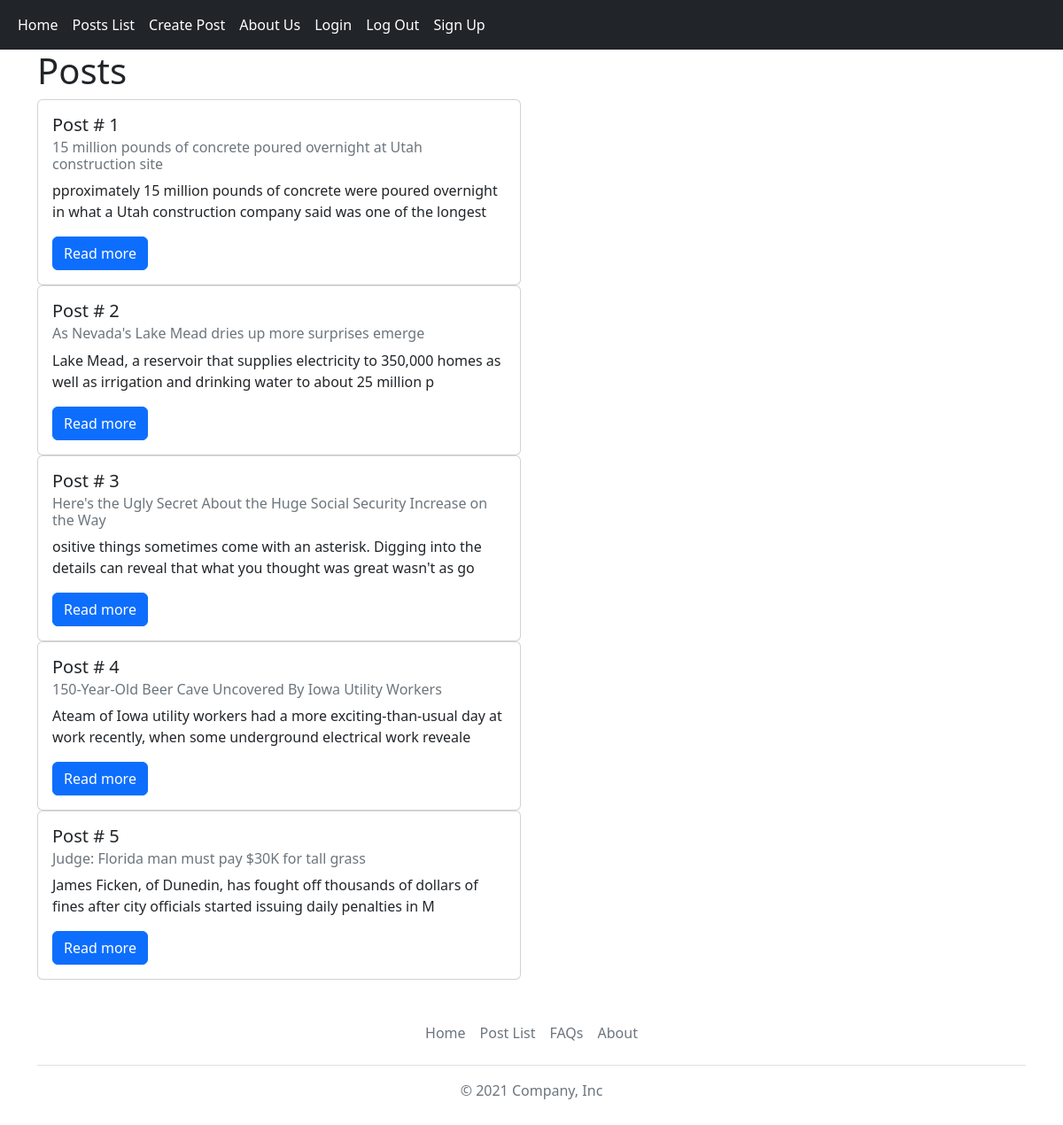
/posts/, run on the app's committed database.
### posts/models.py (models this page shows, shortened)
class Post(models.Model):
    title = models.CharField(max_length=128)
    subtitle = models.CharField(max_length=128)
    author = models.ForeignKey(
        get_user_model(),
        on_delete=models.CASCADE
    )
    body = models.TextField()
    created_on = models.DateTimeField(auto_now_add=True)

### posts/views.py (the view)
# urls.py: path('', PostListView.as_view(), name='post_list'),
class PostListView(ListView):
    template_name = "posts/list.html"
    model = Post

### templates/posts/list.html (shortened to what this page needs)
{% extends 'base.html' %}
{% block content %}
<h1>Posts</h1>
<div class="row">
     <div class="col-sm-6">
        {% for post in post_list %}
            <div class="card">
                <div class="card-body">
                    <h5 class="card-title">Post # {{ post.id }}</h5>
                    <h6 class="card-subtitle mb-2 text-muted">{{ post.title }}</h6>
                    <p class="card-text">{{ post.subtitle|truncatechars:500 }}</p>
                    <a href="{% url 'post_detail' post.id %}" class="btn btn-primary">Read more</a>
                </div>
            </div>
        {% endfor %}
    </div>
  </div>
{% endblock content %}

### templates/base.html (shortened to what this page needs)
{% load static %}
<!DOCTYPE html>
<html lang="en">
<head>
    <link href="https://cdn.jsdelivr.net/npm/bootstrap@5.2.0-beta1/dist/css/bootstrap.min.css"
        rel="stylesheet"
>
    <link rel="stylesheet" href="/static/css/base.css">
</head>
<body>
    <nav class="navbar navbar-expand-lg navbar-dark bg-dark">
        <div class="container-fluid">
          <div class="collapse navbar-collapse" id="navbarNav">
            <ul class="navbar-nav">
              <li class="nav-item">
                <a class="nav-link active" aria-current="page" href="{% url 'home' %}">Home</a>
              </li>
              <li class="nav-item">
                <a class="nav-link active" aria-current="page" href="{% url 'post_list' %}">Posts List </a>
              </li>
              <li class="nav-item">
                <a class="nav-link active" aria-current="page" href="{% url 'post_new' %}">Create Post </a>
              </li>
              <li class="nav-item">
                <a class="nav-link active" aria-current="page" href="{% url 'about' %}">About Us</a>
              </li>
              <li class="nav-item nav-login">
                <a class="nav-link active" aria-current="page" href="{% url 'login' %}">Login</a>
              </li>
              <li class="nav-item nav-login">
                <a class="nav-link active" aria-current="page" href="{% url 'logout' %}">Log Out</a>
              </li>
              <li class="nav-item nav-login">
                <a class="nav-link active" aria-current="page" href="{% url 'signup' %}">Sign Up</a>
              </li>
            </ul>
          </div>
        </div>
    </nav>
    <div class="container">
        {% block content %}
        {% endblock content %}
    </div>
    <div class="container">
        <footer class="py-3 my-4">
          <ul class="nav justify-content-center border-bottom pb-3 mb-3">
            <li class="nav-item"><a href="{% url 'home' %}" class="nav-link px-2 text-muted">Home</a></li>
            <li class="nav-item"><a href="{% url 'post_list' %}" class="nav-link px-2 text-muted">Post List</a></li>
            <li class="nav-item"><a href="#" class="nav-link px-2 text-muted">FAQs</a></li>
            <li class="nav-item"><a href="{% url 'about' %}" class="nav-link px-2 text-muted">About</a></li>
          </ul>
          <p class="text-center text-muted">© 2021 Company, Inc</p>
        </footer>
    </div>
</body>
</html>

### data on the page
Post: id "1", title "15 million pounds of concrete poured overnight at Utah construction site", subtitle "pproximately 15 million pounds of concrete were poured overnight in what a Utah construction company said was one of the longest"
Post: id "2", title "As Nevada's Lake Mead dries up more surprises emerge", subtitle "Lake Mead, a reservoir that supplies electricity to 350,000 homes as well as irrigation and drinking water to about 25 million p"
Post: id "3", title "Here's the Ugly Secret About the Huge Social Security Increase on the Way", subtitle "ositive things sometimes come with an asterisk. Digging into the details can reveal that what you thought was great wasn't as go"
Post: id "4", title "150-Year-Old Beer Cave Uncovered By Iowa Utility Workers", subtitle "Ateam of Iowa utility workers had a more exciting-than-usual day at work recently, when some underground electrical work reveale"
Post: id "5", title "Judge: Florida man must pay $30K for tall grass", subtitle "James Ficken, of Dunedin, has fought off thousands of dollars of fines after city officials started issuing daily penalties in M"
